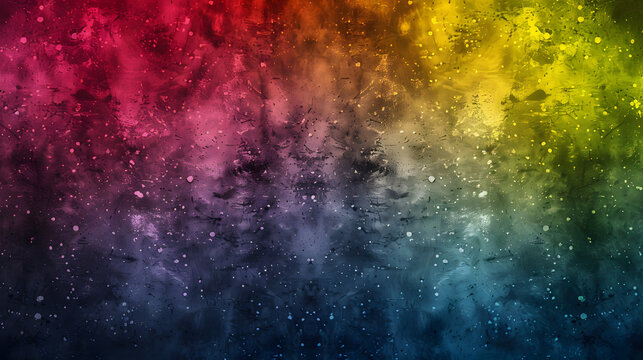
#> input picture test.jpg, 643 x 360 px
$ python main.py
#> lines starting #> are read from the running program, lines starting #| are printed output that depends on the picture; pictures that were not available may be replaced by others from this repository, and a replacement may not be noted
from PIL import Image
from operator import itemgetter

img = Image.open("./test.jpg")
#> img is the input picture: PIL image 643x360 RGB; mean R, G, B 89.7, 66.9, 57.2
img2 = Image.open("./IMG_1622.JPG")
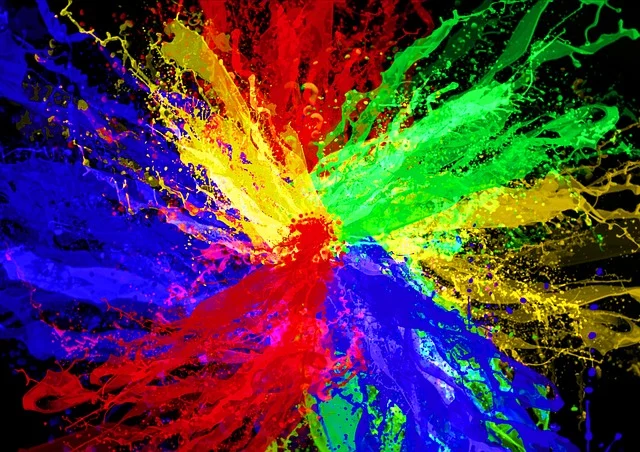
#> input picture test2.jpg, 640 x 452 px, given in place of IMG_1622.JPG, which was not available
#> img2 is the input picture: PIL image 640x452 RGB; mean R, G, B 79.9, 60.7, 69

width = 200
height = 200
size = (width,height)


def check(img):
    if img.mode == "RGB":
        return
    else: print("The given image isn't a RGB format")

check(img)
check(img2)

out = Image.new("RGB", size, color=(255,255,255))
#> out: PIL image 200x200 RGB; every value is 255

img = img.resize(size)
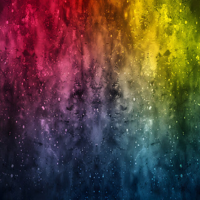
#> img: PIL image 200x200 RGB; mean R, G, B 89.7, 66.9, 57.2
img2 = img2.resize(size)
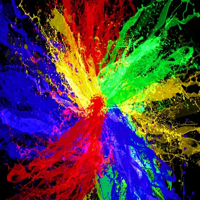
#> img2: PIL image 200x200 RGB; mean R, G, B 79.9, 60.7, 69

def getPixels(img: Image.Image):
    data = []
    for y in range(height):
        for x in range(width):
            r,g,b = img.getpixel((x,y))

            brightness = (r+g+b)/3
            data.append((brightness,x,y,r,g,b))
#> after the loop, data = 40000 items

    return data


def process():
    pixels1 = getPixels(img)
#> pixels1 = 40000 items
    pixels2 = getPixels(img2)
#> pixels2 = 40000 items

    sorted_A = sorted(pixels1, key=itemgetter(0))
#> sorted_A = 40000 items
    sorted_B = sorted(pixels2, key=itemgetter(0))
#> sorted_B = 40000 items

    new_pixels = []

    t = 0

    while t<1:
        for i in range(len(pixels1)):
            color_A = sorted_A[i]
            pos_B = sorted_B[i]

            x1,y1 = sorted_A[i][1:3]
            x2,y2 = pos_B[1:3]

            x = int(x1 + t*(x2-x1))
            y = int(y1 + t*(y2-y1))

            out.putpixel((x,y), color_A[3:])

        out.save(f"./frames/frame_{t}.jpg","jpeg")
        t += 0.01
#> this loop made 100 passes
#> pass 2, in process, `out.save(f"./frames/frame_{t}.jpg","jpeg")`:
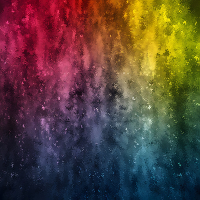
#> saved as frame_0.01.jpg: PIL image 200x200 RGB; mean R, G, B 90.4, 67.6, 57.8
#> after the loop:
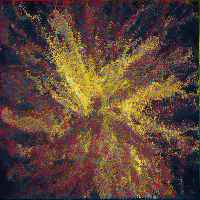
#> out: PIL image 200x200 RGB; mean R, G, B 92.6, 69, 56.6
#> after the loop, t = 1

process()
